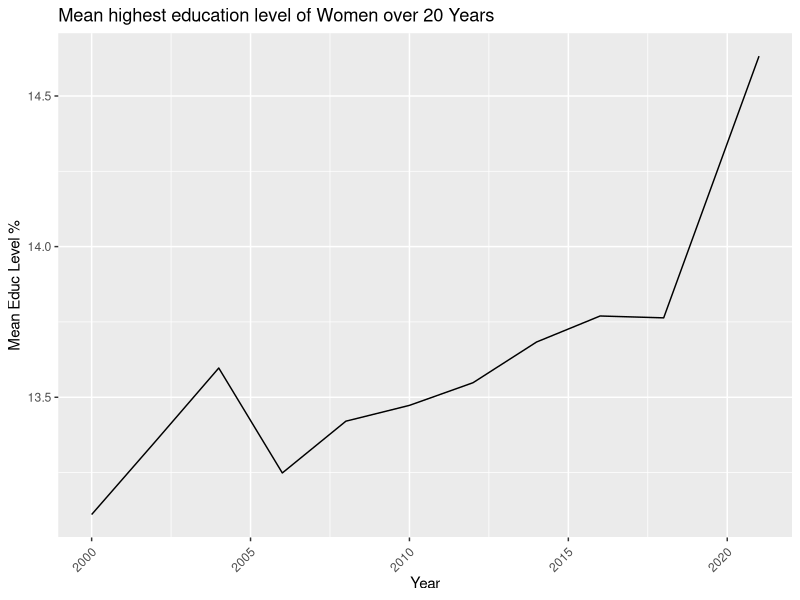
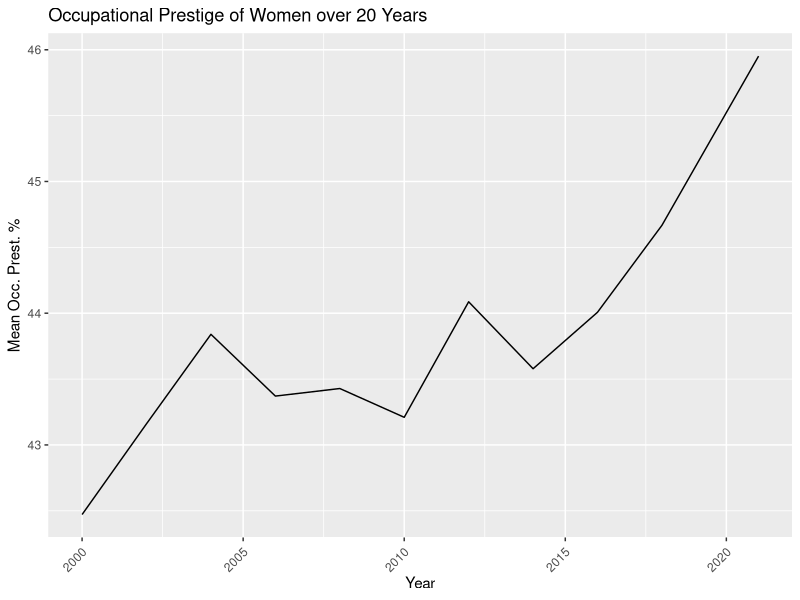
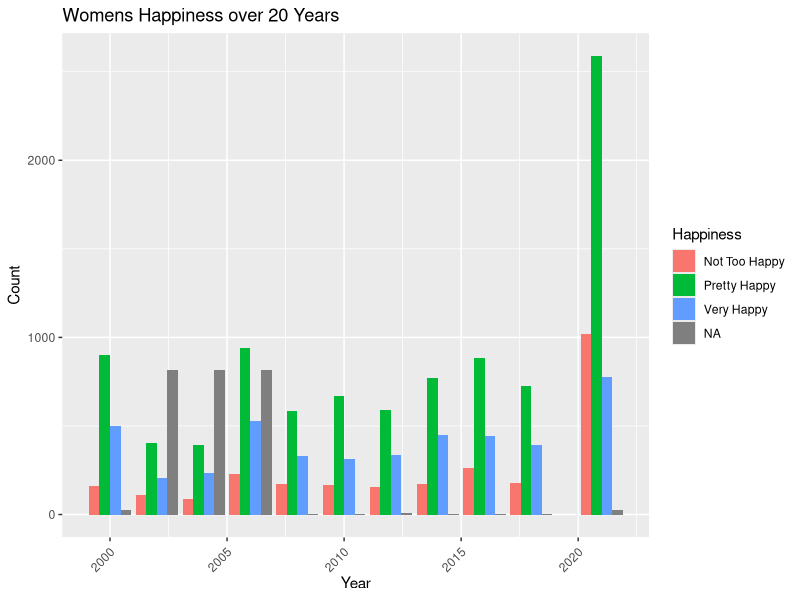

Here is the R script that generated these plots, in order:
## ---- chunk 1
#| include: false
#| warning: false
#| message: false

#### Initialize quarto workspace by reading csv's ####
library(tidyverse)
library(here)

gss2000_cleaned <- read.csv(here::here("outputs/data/gss2000_cleaned.csv"))
gss2002_cleaned <- read.csv(here::here("outputs/data/gss2002_cleaned.csv"))
gss2004_cleaned <- read.csv(here::here("outputs/data/gss2004_cleaned.csv"))
gss2006_cleaned <- read.csv(here::here("outputs/data/gss2006_cleaned.csv"))
gss2008_cleaned <- read.csv(here::here("outputs/data/gss2008_cleaned.csv"))
gss2010_cleaned <- read.csv(here::here("outputs/data/gss2010_cleaned.csv"))
gss2012_cleaned <- read.csv(here::here("outputs/data/gss2012_cleaned.csv"))
gss2014_cleaned <- read.csv(here::here("outputs/data/gss2014_cleaned.csv"))
gss2016_cleaned <- read.csv(here::here("outputs/data/gss2016_cleaned.csv"))
gss2018_cleaned <- read.csv(here::here("outputs/data/gss2018_cleaned.csv"))
gss2021_cleaned <- read.csv(here::here("outputs/data/gss2021_cleaned.csv"))
merged_gss <- read.csv(here::here("outputs/data/merged_gss.csv"))

## ---- chunk 2
#| label: fig-1
#| fig-cap: caption goes here
#| echo: false
#| warning: false

library(tidyverse) 

## mean education level over 20 yrs ##

merged_gss |> group_by(Year) |> summarize(mean= mean(Highest_Educ_Level, na.rm = TRUE)) |>
  ggplot(aes(x = Year, y = mean)) +
  geom_line(group = 1) +
  theme(axis.text.x = element_text(angle = 45, vjust = 0.9, hjust=1)) +
  labs(
    title = "Mean highest education level of Women over 20 Years",
    x = "Year",
    y = "Mean Educ Level %"
  ) 
## ---- chunk 3
#| label: fig-2
#| fig-cap: caption goes here
#| echo: false
#| warning: false

## mean occ. prestige pct over 20 years ##

merged_gss |> group_by(Year) |> summarize(mean = mean(Occupational_Prestige_Pct, na.rm = TRUE)) |>
  ggplot(aes(x = Year, y = mean)) +
  geom_line(group = 1) +
  theme(axis.text.x = element_text(angle = 45, vjust = 0.9, hjust=1)) +
  labs(
    title = "Occupational Prestige of Women over 20 Years",
    x = "Year",
    y = "Mean Occ. Prest. %"
  ) 
## ---- chunk 4
#| label: fig-3
#| fig-cap: caption goes here
#| echo: false
#| warning: false

merged_gss |> group_by(Year) |> count(Happiness) |>
  ggplot(aes(x = Year, y = n, fill = Happiness)) +
  geom_col(position = "dodge") +
  theme(axis.text.x = element_text(angle = 45, vjust = 0.9, hjust=1)) +
  labs(
    title = "Womens Happiness over 20 Years",
    x = "Year",
    y = "Count"
  )
